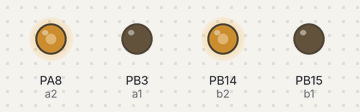
The sketch below on a simulated STM32 Blue Pill. Parts: output pins drawn as LEDs (lit = HIGH).

Above: at 0.05 s.
At 6.05 s:
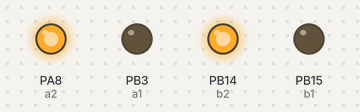
At 12.15 s:
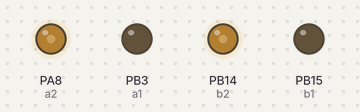
At 23.95 s:
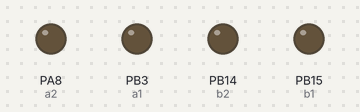
Timing chart, 0 to 31.1 s (numbered marks = the images above):
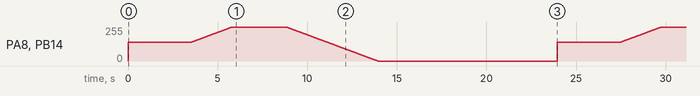

The sketch:

accelerate_decelerate.ino
```cpp
/**
* Name: Andra Alazaroaie
*/
int a1 = PB3;
int a2 = PA8;
int b1 = PB15;
int b2 = PB14;

void setup() {
  pinMode(a1, OUTPUT);
  pinMode(a2, OUTPUT);
  pinMode(b1, OUTPUT);
  pinMode(b2, OUTPUT);
}

void loop() {
  // a bit above 50% duty cycle
  goFront(140);
  delay(3500);
  // accelerate
  for(int i = 140; i <= 255; i++) {
    goFront(i);
    delay(20);
  }
  delay(3000);
  // decelerate
  for(int i = 255; i >= 0; i--){
    goFront(i);
    delay(20);
  }
  // fully stopped
  delay(10000);
}

void goFront(int dc) {
  analogWrite(a1, 0);
  analogWrite(a2, dc);
  analogWrite(b1, 0);
  analogWrite(b2, dc);
}
```
